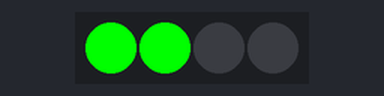
A sketch run on a simulated Arduino Uno, built with avr-gcc and run on an emulated ATmega328P. Shown: 4 RGB LEDs in strip order, left to right. Dim RGB values are drawn brighter than linear; the strip is taken to match the declared colour order.

Above: at 0.35 s.
At 0.7 s:
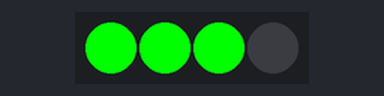
At 2.5 s:
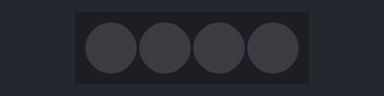
At 4.13 s:
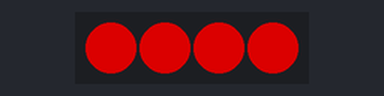
At 6.0 s:
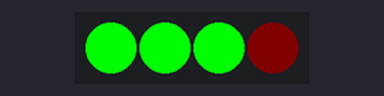
At 6.5 s:
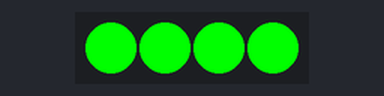
Timing chart, 0 to 7.0 s (numbered marks = the images above):
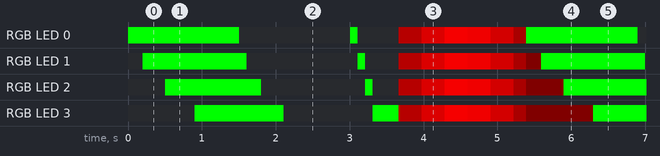

The sketch:

RGB.ino
```cpp
#define wusicaijuan chenshuaiqi

#include <Adafruit_NeoPixel.h> //库文件
#define PIN 13				   //定义RGB灯的引脚
#define MAX_LED 4			   //小车一共有4个RGB灯

Adafruit_NeoPixel strip = Adafruit_NeoPixel(MAX_LED, PIN, NEO_RGB + NEO_KHZ800);
uint8_t i = 0;
uint32_t color = strip.Color(0, 255, 0); //绿红蓝
uint8_t brightness = 0;					 //LED的亮度
uint8_t fadeAmount = 1;					 //亮度变化增量

void setup()
{
	// put your setup code here, to run once:
	strip.begin();
	strip.show();
}

void loop()
{
	// put your main code here, to run repeatedly:
	// strip.setPixelColor(i, color);  //设置i的值控制点亮灯的序号，color控制灯的颜，这里是让0号灯为红色
	// strip.show();

	// all_RGB(255, 0, 0);
	// delay(1000);
	// all_RGB(0, 255, 0);
	// delay(1000);
	// all_RGB(0, 0, 255);
	// delay(1000);
	// strip.clear();
	// strip.show();
	// delay(1000);

	water_light(255, 0, 0, 100);

	horse_light(255, 0, 0, 100);

	breathing_light(255, 1000, 5, 5);
}

/**
* Function       all_RGB
* @author        wusicaijuan
* @date          2019.06.04
* @brief         全部RGB灯亮
* @param[in1]    R
* @param[in2]    G
* @param[in3]    B
* @retval        void
* @par History   无
*/
void all_RGB(int R, int G, int B)
{
	uint32_t color = strip.Color(G, R, B);
	for (uint8_t i = 0; i < 4; i++)
	{
		strip.setPixelColor(i, color);
	}
	strip.show();
}

/**
* Function       water_light
* @author        wusicaijuan
* @date          2019.06.04
* @brief         流水灯
* @param[in1]    R
* @param[in2]    G
* @param[in3]    B
* @param[in4]    time
* @retval        void
* @par History   无
*/
void water_light(int R, int G, int B, int time)
{
	uint32_t color = strip.Color(G, R, B);
	uint32_t quench = strip.Color(0, 0, 0);
	for (uint8_t i = 0; i <= 4; i++)
	{
		for (uint8_t j = 0; j <= i; j++)
		{
			strip.setPixelColor(j, color);
			strip.show();
			delay(time);
		}
	}
	for (uint8_t i = 5; i >= 1; i--)
	{
		for (uint8_t j = 5; j >= i; j--)
		{
			strip.setPixelColor(j - i, quench);
			strip.show();
			delay(time);
		}
	}
}

/**
* Function       horse_light
* @author        wusicaijuan
* @date          2019.06.06
* @brief         跑马灯
* @param[in1]    R
* @param[in2]    G
* @param[in3]    B
* @param[in4]    time
* @retval        void
* @par History   无
*/
void horse_light(int R, int G, int B, int time)
{
	uint32_t color = strip.Color(G, R, B);
	uint32_t quench = strip.Color(0, 0, 0);
	for (uint8_t i = 0; i < 4; i++)
	{
		strip.setPixelColor(i, color);
		strip.show();
		delay(time);
		strip.setPixelColor(i, quench);
		strip.show();
	}
}

/**
* Function       breathing_light
* @author        wusicaijuan
* @date          2019.06.06
* @brief         呼吸灯
* @param[in1]    brightness
* @param[in2]    time
* @param[in3]    increament
* @param[in4]    decreament
* @retval        void
* @par History   无
*/
void breathing_light(int brightness, int time, int increament, int decreament)
{
	uint32_t color;
	for (int b = 0; b < brightness; b += increament)
	{
		color = strip.Color(b, 0, 0);
		for (uint8_t i = 0; i < 4; i++)
		{
			strip.setPixelColor(i, color);
		}
		strip.show();
		delay(time / (255 / decreament));
	}
	for (int b = 255; b > 0; b -= increament)
	{
		color = strip.Color(b, 0, 0);
		for (uint8_t i = 0; i < 4; i++)
		{
			strip.setPixelColor(i, color);
		}
		strip.show();
		delay(time / (255 / decreament));
	}
}
```

Measured:
- by itself, RGB LED 0: repeats every 5.4 s: off 1.5 s, RGB(0, 255, 0) 0.10 s, off 0.55 s, RGB(65, 0, 0) 0.31 s, RGB(145, 0, 0) 0.31 s, RGB(225, 0, 0) 0.31 s, RGB(205, 0, 0) 0.31 s, RGB(125, 0, 0) 0.31 s, RGB(45, 0, 0) 0.17 s, RGB(0, 255, 0) 1.5 s
- by itself, RGB LED 3: repeats every 5.4 s: off 1.2 s, RGB(0, 255, 0) 0.35 s, RGB(65, 0, 0) 0.31 s, RGB(145, 0, 0) 0.31 s, RGB(225, 0, 0) 0.31 s, RGB(205, 0, 0) 0.31 s, RGB(125, 0, 0) 0.31 s, RGB(45, 0, 0) 0.17 s, RGB(5, 0, 0) 0.90 s, RGB(0, 255, 0) 1.2 s
